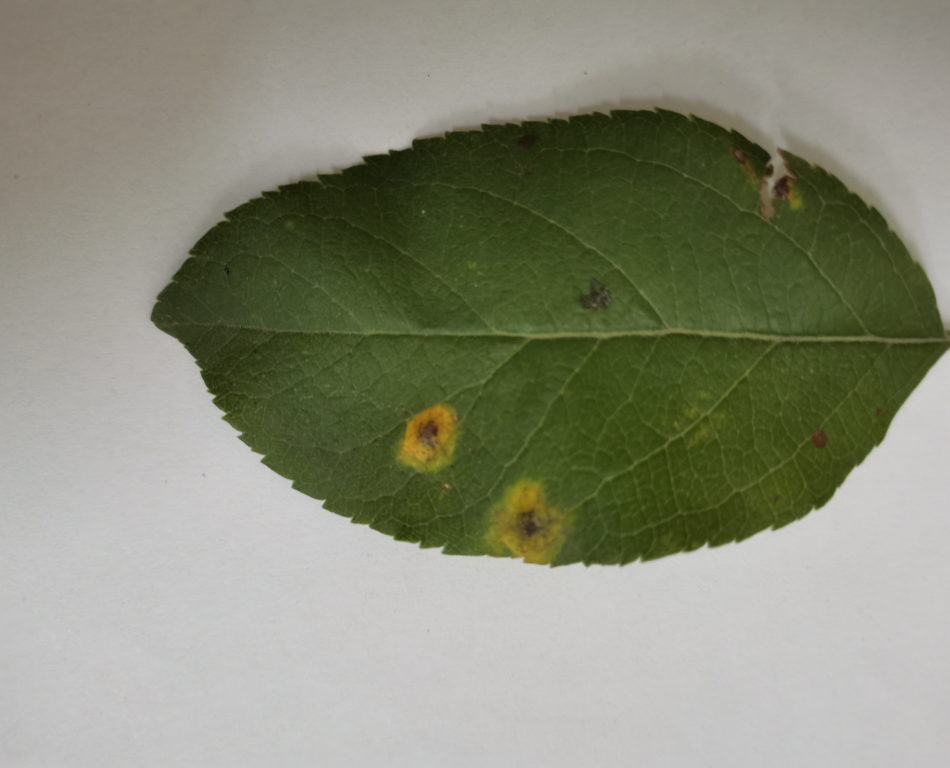
#> input picture AppleDiseaseLeaves/1.jpg, 1899 x 1536 px (shown at 1/2 size)
$ python Grayscale.py
#> lines starting #> are read from the running program, lines starting #| are printed output that depends on the picture
import cv2
import numpy as np
from matplotlib import pyplot as plt

# 读取图片
img = cv2.imread('AppleDiseaseLeaves/1.jpg')
#> img is the input picture: shape (1536, 1899, 3); mean B, G, R 120.9, 140, 137.2

# 计算缩放比例
scale_percent = 800 / img.shape[1]
#> scale_percent = 0.421
width = int(img.shape[1] * scale_percent)
#> width = 800
height = int(img.shape[0] * scale_percent)
#> height = 647
# 将图像转换为灰度图
gray = cv2.cvtColor(cv2.resize(img, (width, height)), cv2.COLOR_BGR2GRAY)
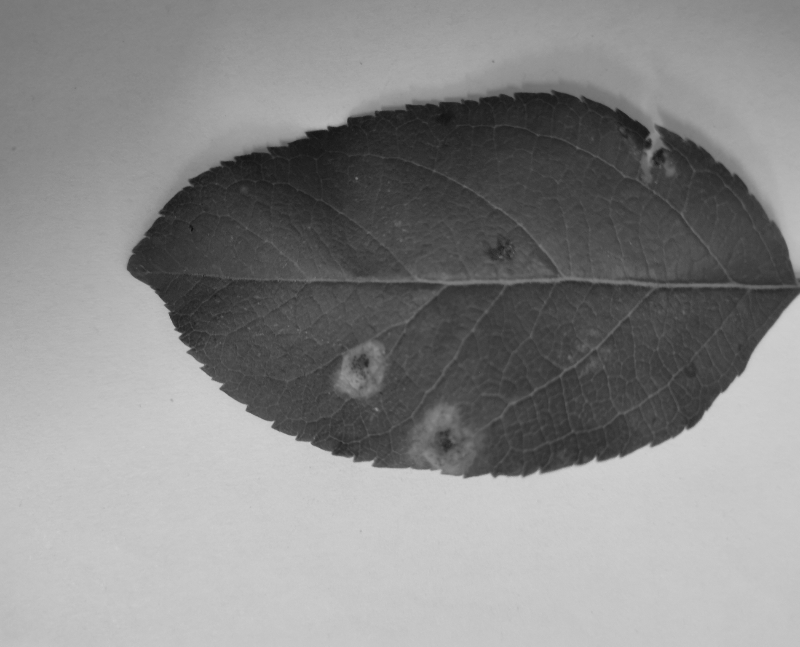
#> gray: shape (647, 800); min 16, max 208, mean 136.9

# 绘制灰度图

cv2.imshow('Gray Image', gray)
cv2.waitKey(0)
cv2.destroyAllWindows()

# 绘制灰度直方图
hist = cv2.calcHist([gray], [0], None, [256], [0, 256])
#> hist = 256 values, max 24226 at index 198, min 0 at index 0, mean 2021.9
plt.hist(gray.ravel(), 256, [0, 256])
plt.title('Grayscale Histogram')
plt.xlabel('Bins')
plt.ylabel('Pixels')
plt.show()
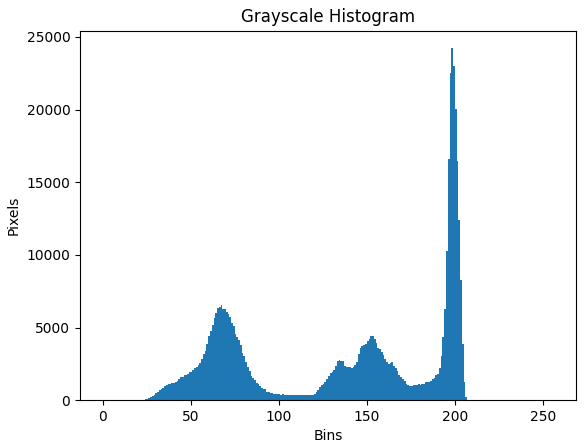
#> figure drawn by matplotlib, 1 panel; tallest bar 24226 high, from x = 198 to 199

$ run again, with AppleDiseaseLeaves/10.jpg copied over AppleDiseaseLeaves/1.jpg
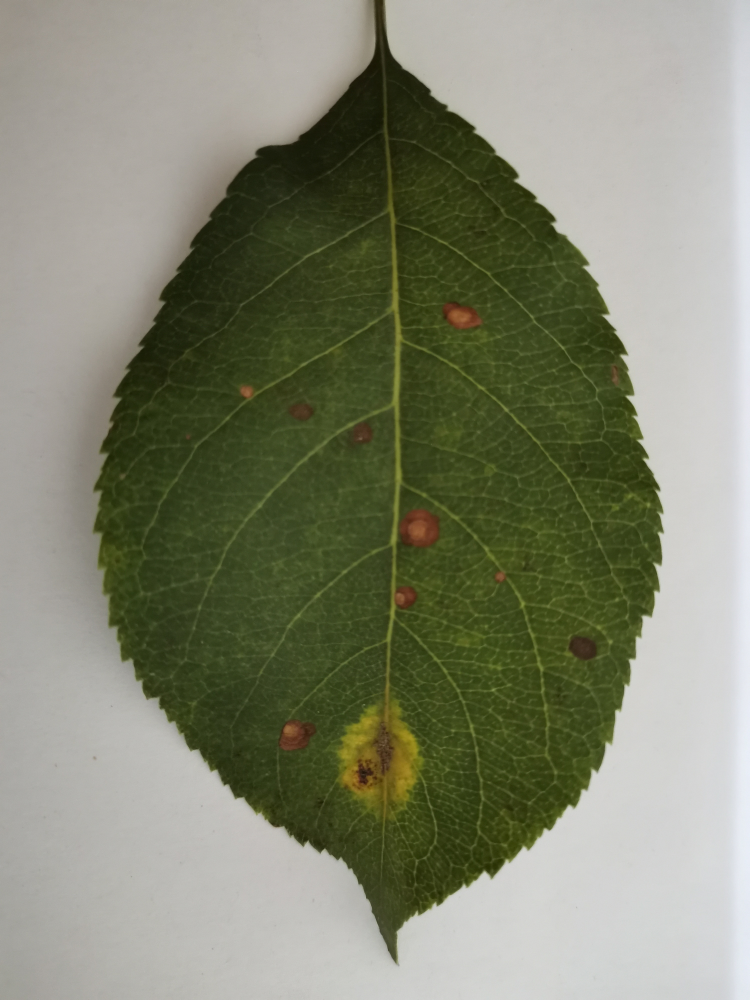
#> input picture AppleDiseaseLeaves/10.jpg, 3000 x 4000 px (shown at 1/4 size)
#> img is the input picture: shape (4000, 3000, 3); mean B, G, R 112.6, 133.5, 130.4
#> `gray = cv2.cvtColor(cv2.resize(img, (width, height)), cv2.COLOR_BGR2GR..`:
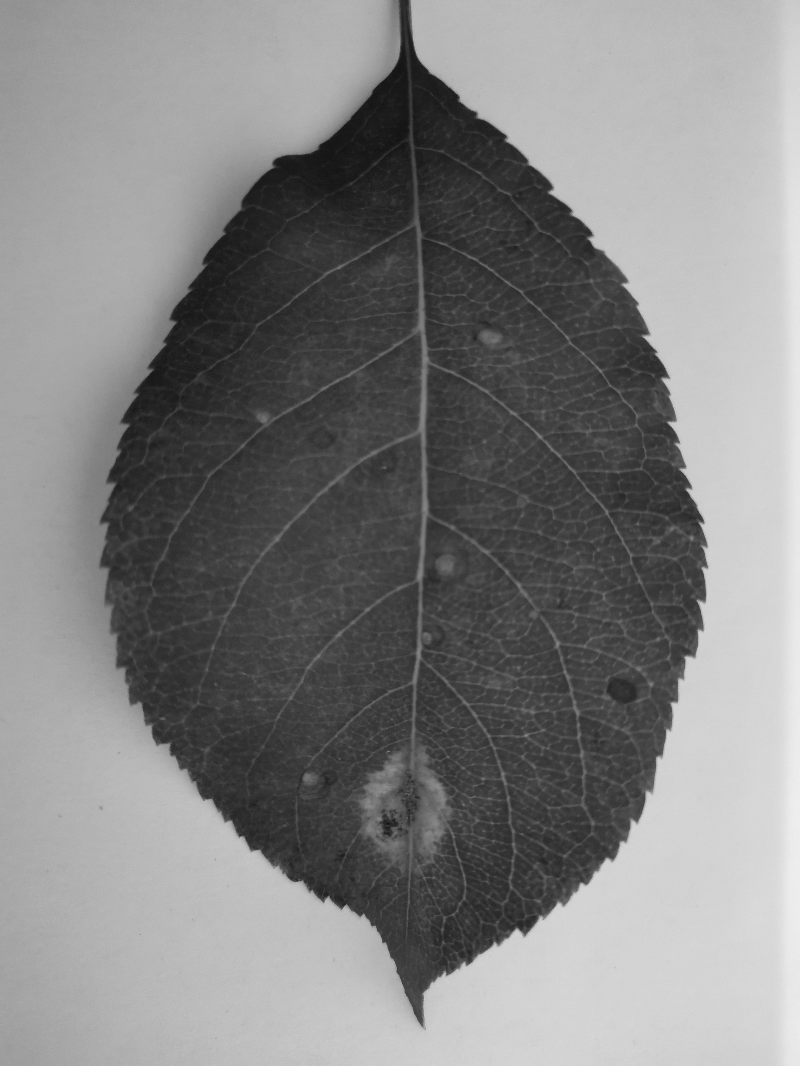
#> gray: shape (1066, 800); min 18, max 240, mean 130.1
#> hist = 256 values, max 20118 at index 210, min 0 at index 0, mean 3331.2
#> `plt.show()`:
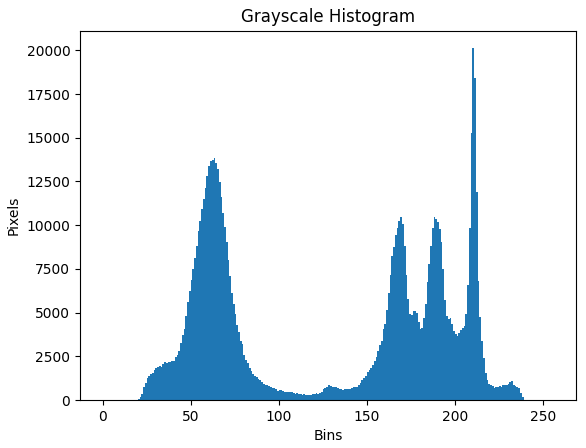
#> figure drawn by matplotlib, 1 panel; tallest bar 20118 high, from x = 210 to 211

$ run again, with AppleDiseaseLeaves/2.jpg copied over AppleDiseaseLeaves/1.jpg
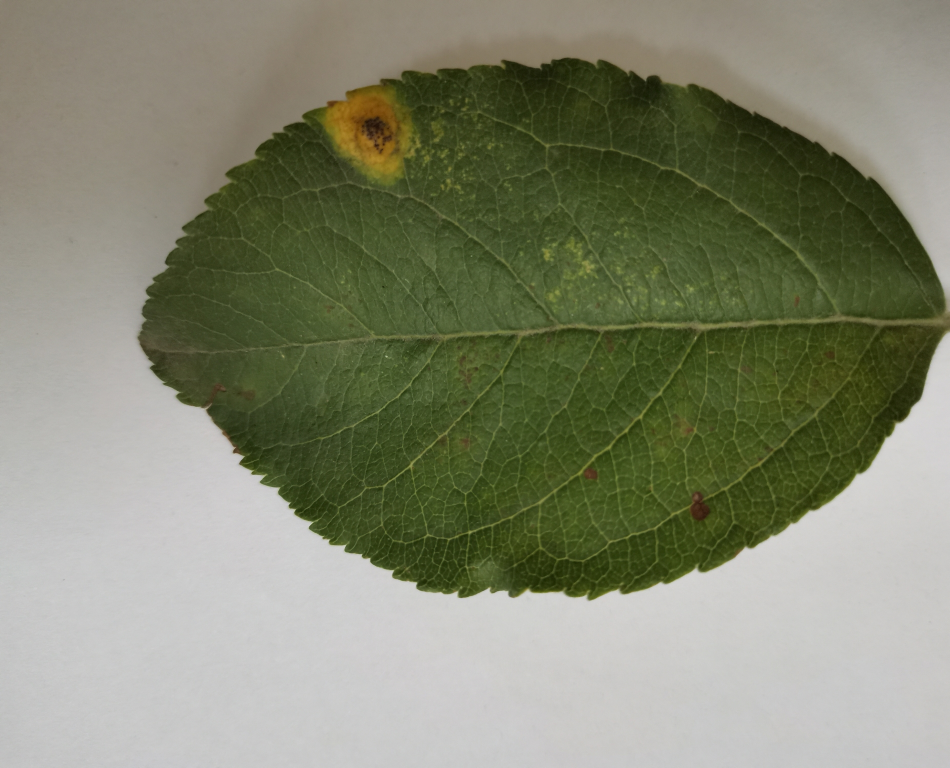
#> input picture AppleDiseaseLeaves/2.jpg, 1899 x 1536 px (shown at 1/2 size)
#> img is the input picture: shape (1536, 1899, 3); mean B, G, R 111.5, 134.1, 130.6
#> `gray = cv2.cvtColor(cv2.resize(img, (width, height)), cv2.COLOR_BGR2GR..`:
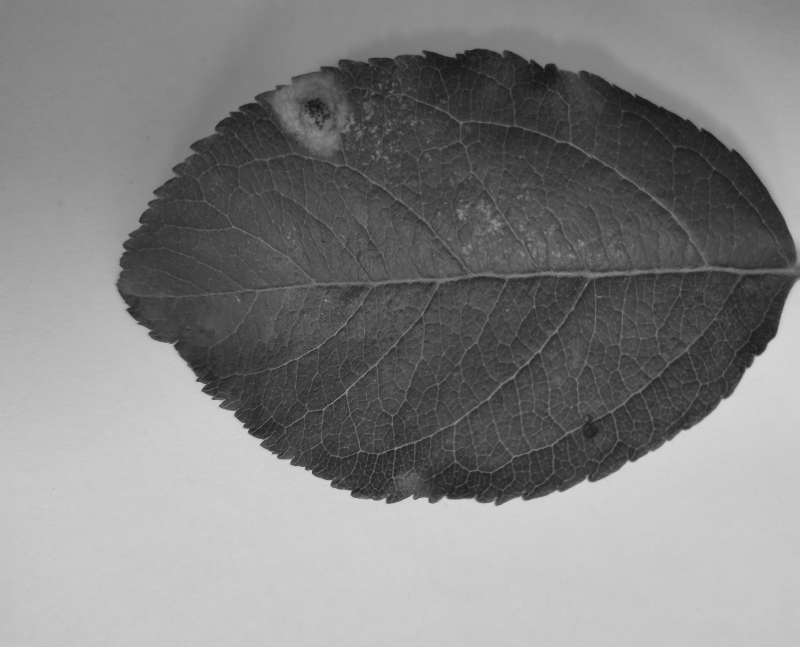
#> gray: shape (647, 800); min 21, max 213, mean 130.4
#> hist = 256 values, max 20619 at index 201, min 0 at index 0, mean 2021.9
#> `plt.show()`:
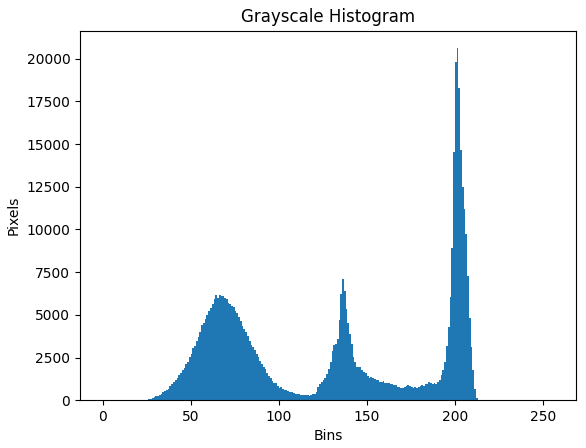
#> figure drawn by matplotlib, 1 panel; tallest bar 20619 high, from x = 201 to 202

$ run again, with AppleDiseaseLeaves/3.jpg copied over AppleDiseaseLeaves/1.jpg
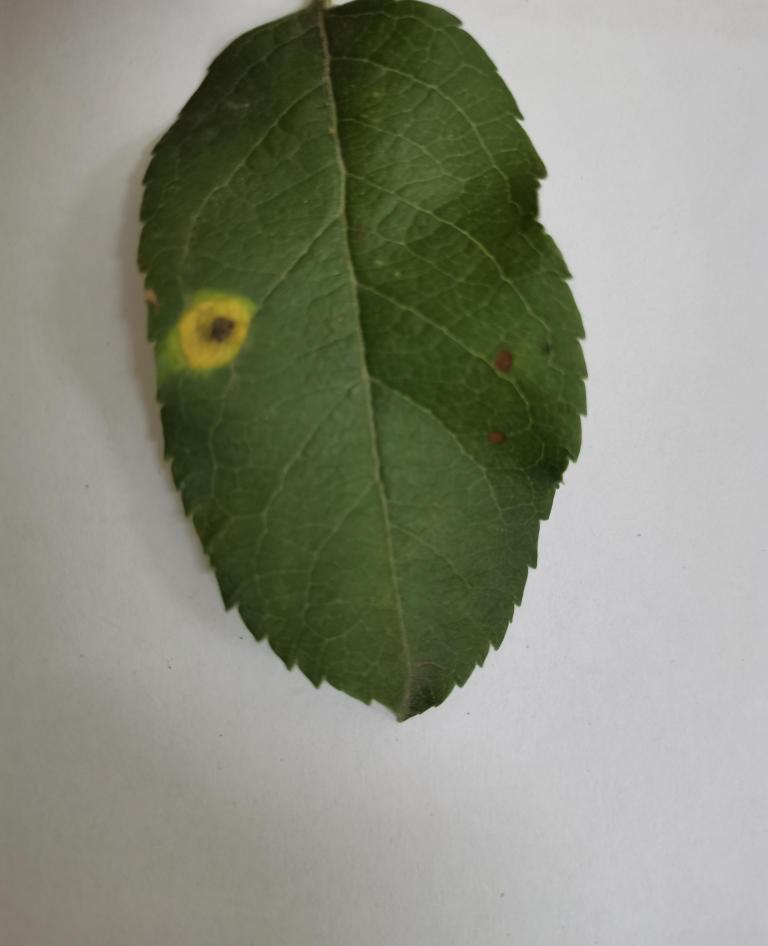
#> input picture AppleDiseaseLeaves/3.jpg, 1536 x 1891 px (shown at 1/2 size)
#> img is the input picture: shape (1891, 1536, 3); mean B, G, R 124.1, 139.8, 136.5
#> `gray = cv2.cvtColor(cv2.resize(img, (width, height)), cv2.COLOR_BGR2GR..`:
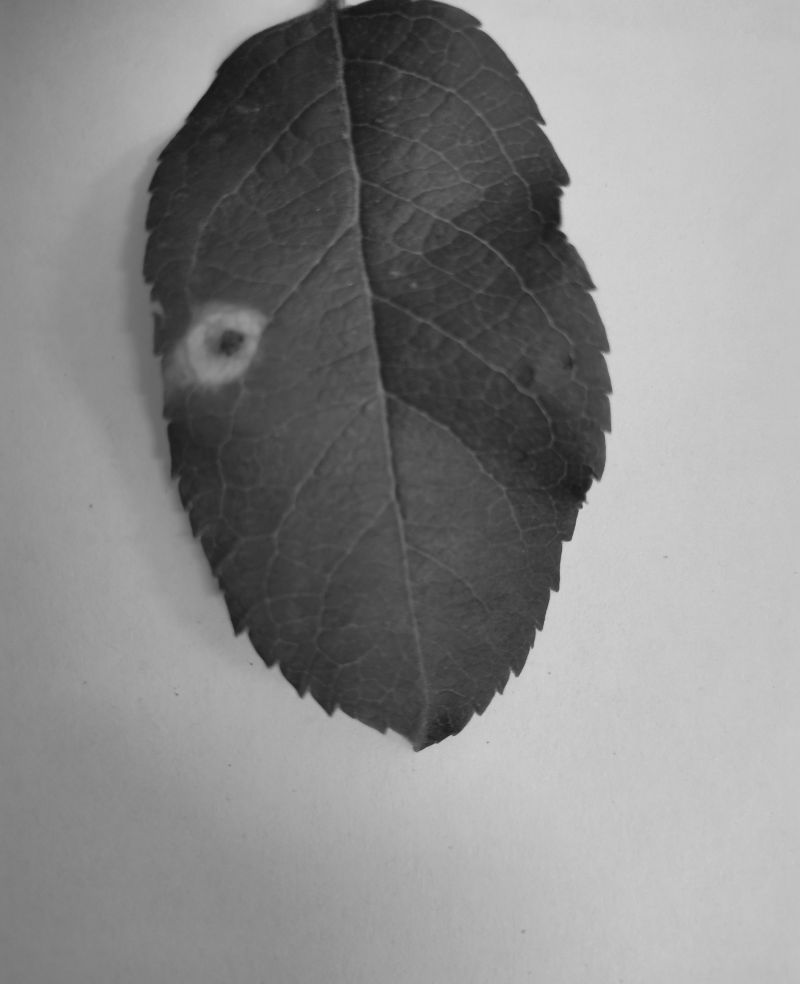
#> gray: shape (984, 800); min 21, max 211, mean 136.9
#> hist = 256 values, max 28432 at index 196, min 0 at index 0, mean 3075
#> `plt.show()`:
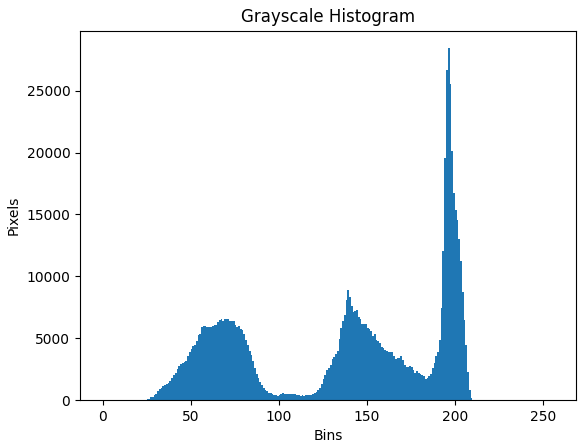
#> figure drawn by matplotlib, 1 panel; tallest bar 28432 high, from x = 196 to 197
